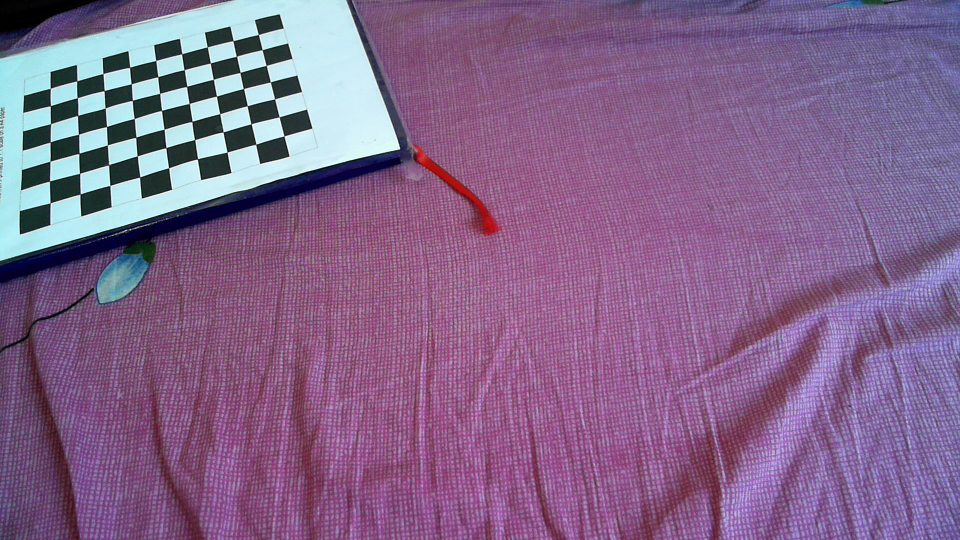
#> input picture HW08/RP-HW08-CameraCalibration/webcam_2/my_photo-1.jpg, 1920 x 1080 px (shown at 1/2 size); its folder holds only this picture in this run
$ jupyter execute --allow-errors CameraCalibration.ipynb   (shell and % lines are left out)
#> lines starting #> are read from the running program, lines starting #| are printed output that depends on the picture; after the words box and inside, x2 and y2 are one past the last pixel; in counts of white or black regions, pixels touching at a corner belong together; long printed decimals are rounded
<div class="alert alert-block alert-info" >
    <h1>Robot Perception</h1>
    <h3>General Information:</h3>
    <p>Please do not add or delete any cells. Answers belong into the corresponding cells (below the question). If a function is given (either as a signature or a full function), you should not change the name, arguments or return value of the function.<br><br> If you encounter empty cells underneath the answer that can not be edited, please ignore them, they are for testing purposes.<br><br>When editing an assignment there can be the case that there are variables in the kernel. To make sure your assignment works, please restart the kernel and run all cells before submitting (e.g. via <i>Kernel -> Restart & Run All</i>).</p>
    <p>Code cells where you are supposed to give your answer often include the line  ```raise NotImplementedError```. This makes it easier to automatically grade answers. If you edit the cell please outcomment or delete this line. </p>
    <br>The server resource is limited to 2 core cpu and 1GB RAM at max per user. If you use more than that, the kernel may die. Nevertheless, you can bring it up again by restaring the kernel (Kernel -> Restart and clear output).<br>
    <h3>Submission:</h3>
    <p>Upload all attachments required to run the notebook and provide a correct path to them.</p>
    <p><strike>Please submit your notebook via the web interface (in the main view -> Assignments -> Submit)</strike>.</p>
    <p>Starting from RP-HW07 onwards, submit the notebook and pdf version of it via LEA.</p>
    <p>The assignments are due on <b>Monday at 0:00.</b> (i.e. Sunday 23:59 + 1 min)</p>
    <h3>Group Work:</h3>
    <p>You are allowed to work in groups of up to two people. Please enter the UID (your username here) of each member of the group into the next cell. We apply plagiarism checking, so do not submit solutions from other people except your team members. If an assignment has a copied solution, the task will be graded with 0 points for all people with the same solution.</p>
    <p><b>YOU SHOULD ONLY SUBMIT EXACTLY ONE PER GROUP</b></p>
    <h3>Questions about the Assignment:</h3>
    <p>If you have questions about the assignment please post them in the LEA forum before the deadline. Don't wait until the last day to post questions.</p></div>

<div class="alert alert-block alert-danger">
<p><b>Put your answer in the PROVIDED CELLS only!</b></p>
<b>Any new cell is not visible during the grading.</b>
<p>We provide additional code and markdown cells for each question, so that you do not have to add the new ones.</p>
<p>Do not copy the metadata from one cell to another as it is unique to that cell only.</p></div>

[cell 1]
'''
Group Work:
Enter the UID (i.e. student2s) of each team member into the variables.
If you work alone please leave the second variable empty, or extend this list if necessary.
'''
member1 = 'dpadma2s'
member2 = 'jbandl2s'
member3 = 'smuthi2s'

## Q&As: Pose three questions (and ans.) to last lecture, 3 Q&As per member [1 point]

The format of the question and answer should be [Q1,A1,Q2,A2,Q3,A3,...,Qn,An], where Q1 is the question and A1 is the answer.<br>
If you work in a group, the total of the Q&As is $3xn$, where $n$ is the total number of members.<br>

Put your answer in the provided cell below!<br>
If you work in a group, you can extend the provided Q&A template, but please use the same format:
1. Q and A are separated by ONE $<$br$>$
2. Q&A and other Q&As are separated by TWO $<$br$>$

Or copy the provided format in the answer cell, and change the Q&A number.
<br>
Do not remove any markdown tag like $<$br$>$ in the answer cell.

<br>
Q1 = What are normalized coordinates and normalized camera matrices?
<br>
A1 = The camera matrix $P$ for image 1 is given by, $P = K[R|t]$ and image point $x = PX$. $K$ is the intrinsic parameter matrix, $R$ is the rotation matrix and $t$ is the translation matrix. If $K$ is known, the inverse of $K$ is applied to an image point $x$ to obtain $\hat x = K^{-1}x$. Then, $\hat x= [R|t]X$, where $\hat x$ is an image point in the normalized coordinates. The camera matrix, $K^{-1}P = [R|t]$ is called normalized camera matrix, removing the effect of the known calibration matrix.
<br>
<br>
Q2 = What is Fundamental matrix, $F$ and Essential matrix, $E$?
<br>
A2 =

**Fundamental matrix:**

The fundamental matrix, $F$ is a 3x3 rank 2 matrix mapping a point in image 1 to the corresponding line $l'$ in image 2. ie., $l'=Fx$. Since the point $x'$ corresponding to $x$ necessarily lies on $l'$, we know that $x'^Tl'=0$ and therefore, $x'^T F x =0$. This allows us to compute F from a set of point correspondences {$x_i \leftrightarrow x_i'$}

**Essential matrix:**

The essential matrix, $E$ is a specialization to the case of normalized image coordinates. The camera matrix $P$ for image 1 is given by, $P = K[R|t]$ and image point $x = PX$. $K$ is the intrinsic parameter matrix, $R$ is the rotation matrix and $t$ is the translation matrix. If $K$ is known, the inverse of $K$ is applied to an image point $x$ to obtain $\hat x = K^{-1}x$. Then, $\hat x= [R|t]X$, where $\hat x$ is an image point in the normalized coordinates. The camera matrix, $K^{-1}P = [R|t]$ is called normalized camera matrix, removing the effect of the known calibration matrix. On considering, a pair of normalized camera matrices, $P = [I|0]$ and $P' = [R|t]$. The fundamental matrix corresponding to the pair of normalized cameras is the essential matrix.

$E = [t]_xR = R[R^t]_x$

Therefore, $E$ is given by $\hat x'^T E \hat x=0$ where, $\hat x'$ and $\hat x$ are normalized image cooridinates for the corresponding points $x \leftrightarrow x'$ on image 1 and image 2.
<br>
<br>
Q3 = Give the degrees of freedom (DOF) of camera matrix, fundamental matrix and homography.
<br>
A3 =

**Camera matrix, $P$: 11 DOF**

* 3 x 4 matrix, total 12 elements in the matrix.
* One of the element can be used for scaling and normalizing, therefore a total of 11 DOF.

**Fundamental matrix, $F$: 7 DOF**

* 3 x 3, rank 2 matrix, total 9 elements in the matrix.
* One of the element can be used for scaling and normalizing, therefore, now 8 elements.
* Since $F$ is a rank 2 matrix mapping a point in image 1 to line in image 2, it looses another parameter resulting in a total of 7 DOF.

**Homography, $H$: 15 DOF**

* 4 x 4 matrix, total 16 elements in the matrix.
* One of the element can be used for scaling and normalizing, therefore a total of 15 DOF.

<br>
<br>
Q4 = Your first question here!
<br>
A4 = Your Q1 answer here!
<br>
<br>
Q5 = Your second question here!
<br>
A5 = Your Q2 answer here!
<br>
<br>
Q6 = Your third question here!
<br>
A6 = Your Q3 answer here!
<br>
<br>
Q7 = Your first question here!
<br>
A7 = Your Q1 answer here!
<br>
<br>
Q8 = Your second question here!
<br>
A8 = Your Q2 answer here!
<br>
<br>
Q9 = Your third question here!
<br>
A9 = Your Q3 answer here!

[cell 2]
'''
Provide the time required to solve the assignment per task as well as the sum (in minutes).
Extend this list if needed.
'''

Task1 = 0
Task2 = 0
Task3 = 0
Task4 = 0
Sum = 0

## Task1: Read this [MATLAB explanation](https://de.mathworks.com/help/vision/examples/measuring-planar-objects-with-a-calibrated-camera.html). Rehearse this experiment using your own smart phone camera (or some BETTER camera if available) , in openCV (if possible) and use a different object (like a book, match box etc). Then:
### - Compare your result to the measurements done on the real object. How large is the difference?
### - Taking your observed error, is this lay inside the error bounds produced by the calibration algorithm?

[cell 3]
import os
import numpy as np
import cv2
import glob
from matplotlib import pyplot as plt
from copy import deepcopy
import rawpy

def get_points(images_path,pattern_shape):
    # termination criteria
#> called with images_path = './webcam_2/'
    criteria = (cv2.TERM_CRITERIA_EPS + cv2.TERM_CRITERIA_MAX_ITER, 30, 0.001)

    # prepare object points, like (0,0,0), (1,0,0), (2,0,0) ....,(6,5,0)
    objp = np.zeros((pattern_shape[0]*pattern_shape[1],3), np.float32)
    objp[:,:2] = np.mgrid[0:pattern_shape[0],0:pattern_shape[1]].T.reshape(-1,2)

    # Arrays to store object points and image points from all the images.
    objpoints = [] # 3d point in real world space
    imgpoints = [] # 2d points in image plane.

    images = glob.glob(images_path+'*.jpg')
    count = 0
    for fname in images:
#         with rawpy.imread(fname) as raw:
#             img = raw.postprocess()
        img = cv2.imread(fname)
#> img is the input picture: shape (1080, 1920, 3); mean B, G, R 139.6, 101.2, 131.8
        gray = cv2.cvtColor(img,cv2.COLOR_BGR2GRAY)
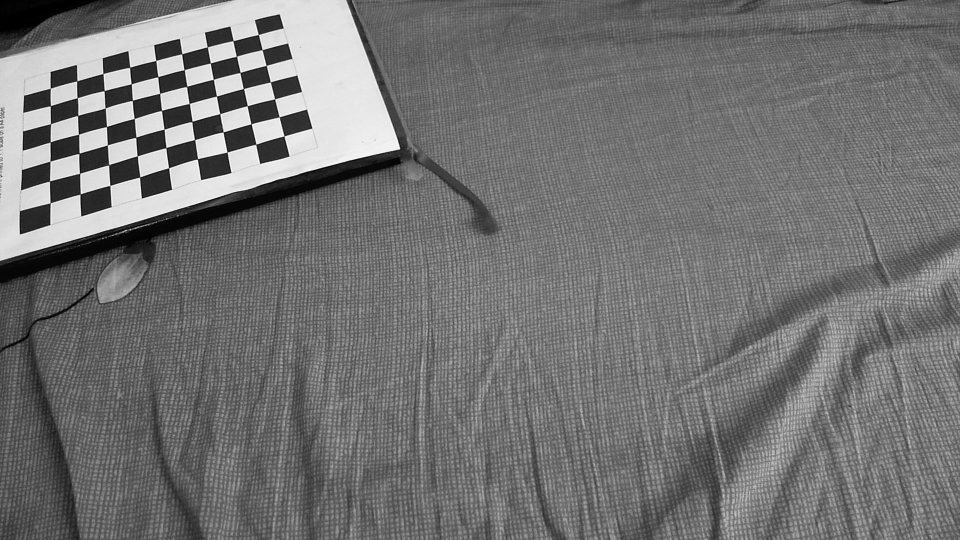
#> gray: shape (1080, 1920) (shown at 1/2 size); min 0, max 255, mean 114.7
        # Find the chess board corners
        ret, corners = cv2.findChessboardCorners(gray, (pattern_shape[0],pattern_shape[1]),None)
#> ret = True; corners = 63 rows, first 8: [517.2, 69.65], [524.7, 100.3], [532.9, 131.5], [541.1, 164.4], [549.7, 198.6], [558.7, 234.3], [568.5, 272.5], [466.7, 81.99]
        # If found, add object points, image points (after refining them)
        if ret == True:
            objpoints.append(objp)

            corners2 = cv2.cornerSubPix(gray,corners,(11,11),(-1,-1),criteria)
#> corners2 = 63 rows, first 8: [517.2, 69.56], [524.8, 100], [532.9, 131.4], [541.2, 164.4], [549.8, 198.4], [558.8, 234.3], [568.5, 272.4], [466.6, 82.05]
            imgpoints.append(corners2)
            # Display only five images
            if count<5:
                plt.figure(figsize=(15,10))
                # Draw and display the corners
                img = cv2.drawChessboardCorners(img, (pattern_shape[0],pattern_shape[1]), corners2,ret)
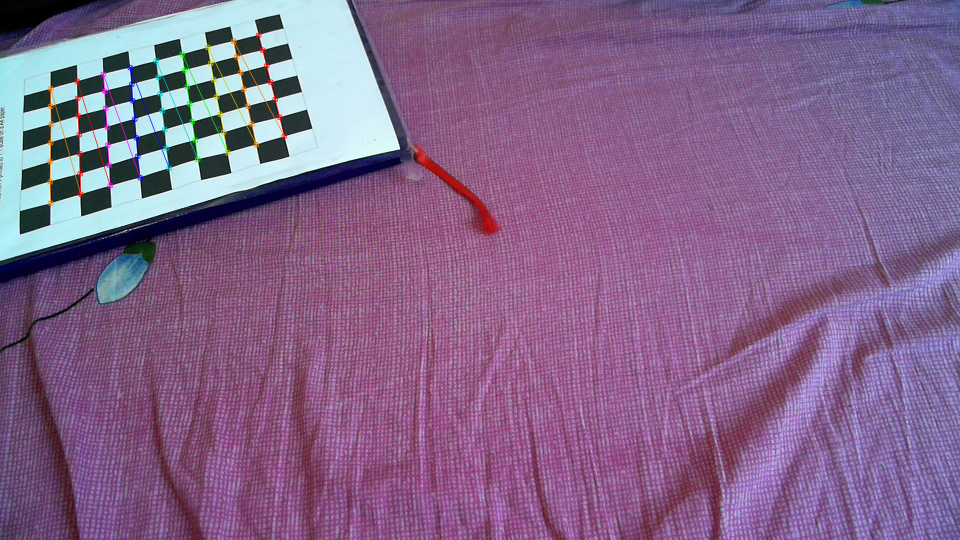
#> img: shape (1080, 1920, 3) (shown at 1/2 size); 0.77% of pixels changed, all inside (x1, y1, x2, y2) = (94, 64, 575, 413)
                plt.imshow(img)
                plt.title('Images with corners marked, example {}'.format(count+1))
                plt.xlabel('Width, x axis')
                plt.ylabel('Height, y axis')
#                 filename = os.path.split(fname)[-1]
#                 filename = filename.split(".")
                save_path = "webcam_2/corners/"+os.path.split(fname)[-1].split(".")[0]+".png"
                print(save_path)
                plt.imsave(save_path,img)
                plt.show()
            count+=1

    return objpoints, imgpoints, gray.shape[::-1]

def camera_calibration(objpoints,imgpoints,image_shape):
    return cv2.calibrateCamera(objpoints, imgpoints, image_shape,None,None)

def get_newmatrix(mtx,dist,image_shape):
    w = image_shape[0]
    h = image_shape[1]
    return cv2.getOptimalNewCameraMatrix(mtx,dist,(w,h),1,(w,h))

def undistort_image(image,mtx,dist,newcameramtx,roi):
    # undistort
    dst = cv2.undistort(image, mtx, dist, None, newcameramtx)

    # crop the image
    x,y,w,h = roi
    dst = dst[y:y+h, x:x+w]
    return dst


images_path = "./webcam_2/"
pattern_shape = [7,9]
objpoints,imgpoints,image_shape = get_points(images_path,pattern_shape)
#> objpoints = 1 item; imgpoints = 1 item; image_shape = (1920, 1080)
ret, mtx, dist, rvecs, tvecs = camera_calibration(objpoints,imgpoints,image_shape)
#> ret = 0.752; mtx = [[1674.2, 0, 982.5], [0, 1620.8, 575.7], [0, 0, 1]]; dist = [[-0.234, 0.577, 0.0362, 0.0401, -0.488]]; rvecs = ([-0.524, 0.303, 1.2],); tvecs = ([-9.03, -10.09, 29.03],)

# Here the focal lengths are in pixels.
newcameramtx, roi = get_newmatrix(mtx,dist,image_shape)
#> in get_newmatrix, `w = image_shape[0]`: w = 1920
#> in get_newmatrix, `h = image_shape[1]`: h = 1080
#> newcameramtx = [[1520.6, 0, 1082.2], [0, 1431.3, 630.3], [0, 0, 1]]; roi = (96, 93, 1790, 950)

# Conversion from pixels to mm scale for focal length
one_plus_sensorwidth = 25
image_width = image_shape[0]
#> image_width = 1920
image_height = image_shape[1]
#> image_height = 1080
new_camera_matix = deepcopy(mtx)
#> new_camera_matix has the same summary as mtx
# F(mm) = F(pixel) * sensorwidth/image_width
new_camera_matix[0][0] = new_camera_matix[0][0] * one_plus_sensorwidth /image_width
new_camera_matix[1][1] = new_camera_matix[1][1] * one_plus_sensorwidth /image_height


print("Camera matrix (Focal length in mm):\n",new_camera_matix)
#| Camera matrix (Focal length in mm):
#|  [[ 21.799   0.         982.493]
#|  [  0.          37.519   575.719]
#|  [  0.           0.           1.        ]]
# print("Rotation vector:\n",rvecs)
# print("Translation vector:\n",tvecs)
print("Distortion coefficients:\n",dist)
#| Distortion coefficients:
#|  [[-0.2337  0.5771  0.03622  0.0401 -0.4884]]
# print("New camera matrix:\n",newcameramtx)

with open("camera_parameter_file.txt",'w',encoding = 'utf-8') as f:
    f.write("Camera matrix:\n")
    f.write("(Focal length, fx, fy are in mm)\n\n")
    for item in new_camera_matix:
        f.write("%s\n" % item)
#> this loop made 3 passes
#> item on passes 1 to 3: [21.8, 0, 982.5], [0, 37.52, 575.7], [0, 0, 1]
    f.write("\nDistortion matrix\n\n")
    for item in dist:
        f.write("%s\n" % item)
#> this loop made 1 pass

[cell 4]
mean_error = 0
for i in range(0,len(objpoints)):
    imgpoints2, _ = cv2.projectPoints(objpoints[i], rvecs[i], tvecs[i], mtx, dist)
    error = cv2.norm(imgpoints[i],imgpoints2, cv2.NORM_L2)/len(imgpoints2)
    mean_error += error
#> this loop made 1 pass
#> (error, mean_error) on pass 1: (0.0948, 0.0948)
#> after the loop, mean_error = 0.0948

print ("projection error: ", mean_error/len(objpoints))
#| projection error:  0.09478
image = cv2.imread("test_images/my_photo-1.jpg")
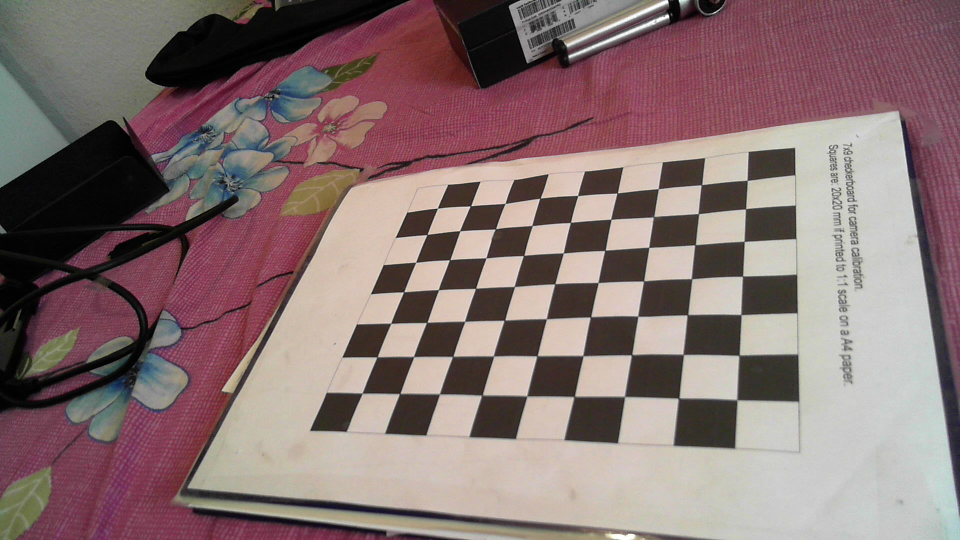
#> input picture HW08/RP-HW08-CameraCalibration/test_images/my_photo-1.jpg, 1920 x 1080 px (shown at 1/2 size)
#> image is the input picture: shape (1080, 1920, 3); mean B, G, R 113.5, 113.9, 135
undistorted_image = undistort_image(image,mtx,dist,mtx,roi)
#> in undistort_image, `dst = cv2.undistort(image, mtx, dist, None, newcameramtx)`:
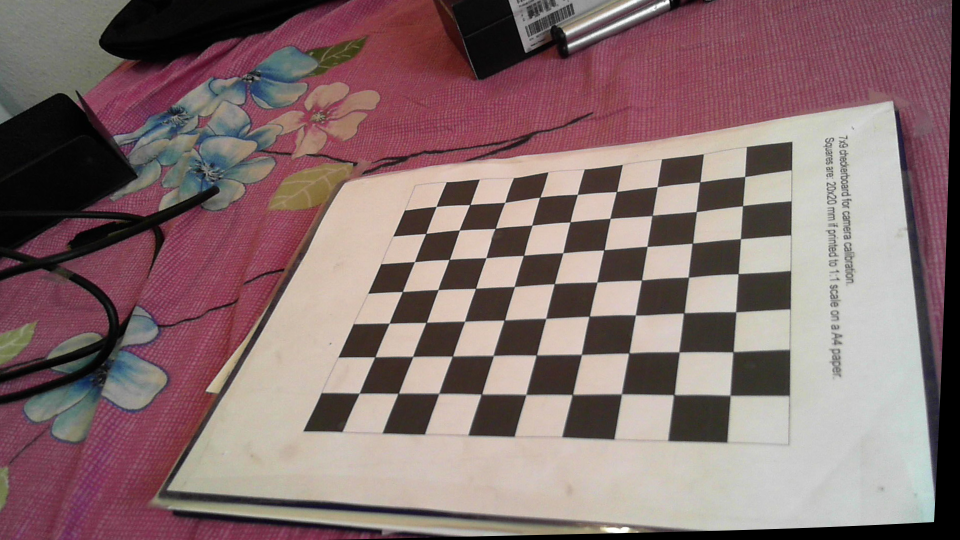
#> dst: shape (1080, 1920, 3) (shown at 1/2 size); mean B, G, R 110.9, 110.8, 133.6
#> in undistort_image, `x,y,w,h = roi`: x = 96; y = 93; w = 1790; h = 950
#> in undistort_image, `dst = dst[y:y+h, x:x+w]`:
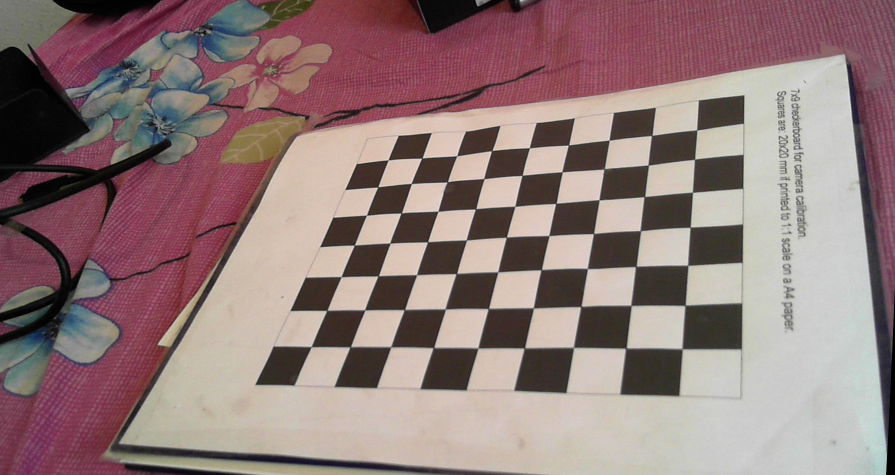
#> dst: shape (950, 1790, 3) (shown at 1/2 size); mean B, G, R 121.4, 122.3, 145
plt.figure(figsize=(15,10))
plt.title("distored image")
plt.imshow(image)
plt.show()
plt.figure(figsize=(15,10))
plt.title("un distored image")
plt.imshow(undistorted_image)
plt.show()

[cell 5]
import imutils
folder_path = "./planarmeasure/webcam/"
img_paths = glob.glob(folder_path+"*jpg")

rvec = np.mean(rvecs,axis=0)
#> rvec = [-0.524, 0.303, 1.2]
# rvec = rvecs[0]
tvec = np.reshape(np.mean(tvecs,axis=0),(3,1))
#> tvec = [-9.03, -10.09, 29.03]
# tvec = tvecs[0]
r_mat,_ = cv2.Rodrigues(rvec)
#> r_mat = [[0.346, -0.937, -0.0489], [0.8, 0.267, 0.536], [-0.49, -0.225, 0.843]]
H = np.hstack((r_mat,tvec))
#> H = [[0.346, -0.937, -0.0489, -9.03], [0.8, 0.267, 0.536, -10.09], [-0.49, -0.225, 0.843, 29.03]]
# print(H)

# (_, rvec, tvec) = cv2.solvePnP(np.float32(objpoints), np.float64(imgpoints),mtx, dist)


def embed_from_R2_to_P2(point):
    '''
    Function to embed a point from R2 into P2
    parameters:
        point: ndarray: A point in R2
    return:
        point: ndarray: A point in P2
    '''
    point_in_P2 = np.append(point,1)
    return np.reshape(point_in_P2,(len(point_in_P2),1))
def normalize_point(point):
    '''
    Function to normalize a given point in P2
    parameters:
        point: ndarray: A point in P2
    return:
        normalized point: ndarray: A normalized point in P2
    '''
    return point/point[-1]


def project_to_world_coordinated(point,H,mtx):
#     print(point)
    cx = mtx[0][2]
    cy = mtx[1][2]
    fx = mtx[0][0]
    fy = mtx[1][1]
    u = point[0] - cx
    v = point[1] - cy
    point_wrt_center = np.array([u,v,fx])
    point_camera_coordinates = np.reshape(np.dot(np.linalg.pinv(mtx),point_wrt_center),(3,1))
    world_point = np.dot(np.linalg.pinv(r_mat),point_camera_coordinates) - tvec
    return world_point
for f in img_paths:
    img = cv2.imread(f)
    img = undistort_image(img,mtx,dist,newcameramtx,roi)
    pixx,pixy,_= img.shape
    gray = cv2.cvtColor(img, cv2.COLOR_BGR2GRAY)
    thresh = cv2.threshold(gray, 0, 255,cv2.THRESH_BINARY_INV| cv2.THRESH_OTSU)[1]
    kernel = np.ones((4, 4), np.uint8)
    closing = cv2.morphologyEx(thresh, cv2.MORPH_CLOSE, kernel, iterations=7)
    kernel = np.ones((3, 3), np.uint8)
    closing = cv2.morphologyEx(closing, cv2.MORPH_OPEN, kernel, iterations=2)
    cont_img = closing.copy()
    cnts = cv2.findContours(cont_img, cv2.RETR_TREE,cv2.CHAIN_APPROX_SIMPLE)
    cnts = imutils.grab_contours(cnts)
#     loop over the contours
    for (i, c) in enumerate(cnts):
        approx = cv2.approxPolyDP(c,0.01*cv2.arcLength(c,True),True)
        area = cv2.contourArea(c)
        if len(approx) in range(10,15) and (pixx*pixy/200) > area > (pixx*pixy/1300):
            # draw the contour
            x, y, w, h = cv2.boundingRect(c)
            cv2.rectangle(img, (x, y), (x + w, y + h), (255, 0, 0), 2)
            point1 = project_to_world_coordinated([x,y],H,mtx)
            point2 = project_to_world_coordinated([x+w,y],H,mtx)
#             print(point1.shape,point2)
            print(np.linalg.norm(point1-point2))
            cv2.drawContours(img, [c], -1, (0, 255, 0), 5)
    plt.figure(figsize=(15,10))
    plt.imshow(cv2.cvtColor(closing,cv2.COLOR_BGR2RGB))
    plt.show()
    plt.figure(figsize=(15,10))
    plt.imshow(cv2.cvtColor(img,cv2.COLOR_BGR2RGB))
    plt.show()
